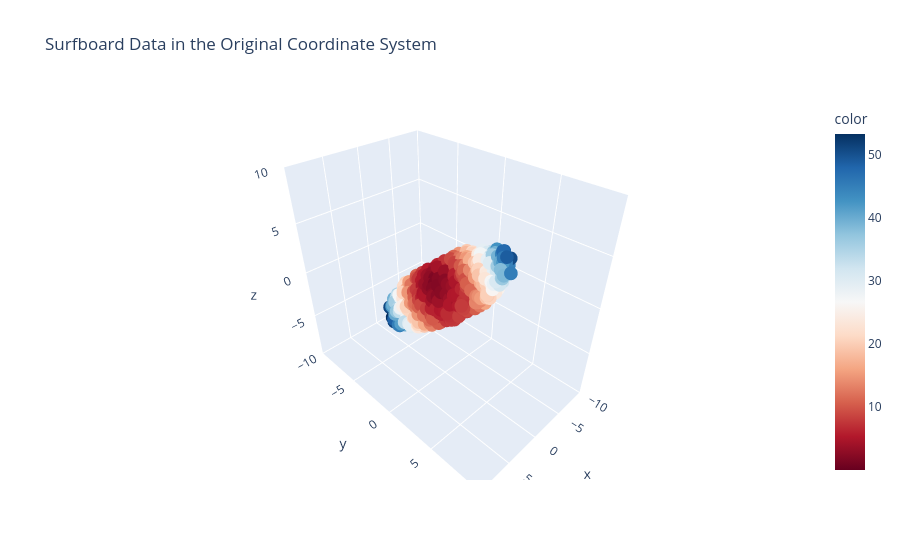

Notebook cell for this chart:
### Code cell
fig = px.scatter_3d(
    colorize_surfboard_data(surfboard),
    x="x",
    y="y",
    z="z",
    color="color",
    color_continuous_scale="RdBu",
    range_x=[-10, 10],
    range_y=[-10, 10],
    range_z=[-10, 10],
    title="Surfboard Data in the Original Coordinate System"
)

fig.show()

### Figure 1 — Plotly figure (JSON) as saved in the notebook; plotly's stock layout.template omitted (floating-point values rounded to 4 significant figures; data arrays with more than 128 entries replaced by an {"elided": "..."} marker saying what was removed)
{"data": [{"hovertemplate": "x=%{x}<br>y=%{y}<br>z=%{z}<br>color=%{marker.color}<extra></extra>", "legendgroup": "", "marker": {"color": {"elided": "1000 float values"}, "coloraxis": "coloraxis", "symbol": "circle"}, "mode": "markers", "name": "", "scene": "scene", "showlegend": false, "type": "scatter3d", "x": {"elided": "1000 float values"}, "y": {"elided": "1000 float values"}, "z": {"elided": "1000 float values"}}], "layout": {"coloraxis": {"colorbar": {"title": {"text": "color"}}, "colorscale": [[0.0, "rgb(103,0,31)"], [0.1, "rgb(178,24,43)"], [0.2, "rgb(214,96,77)"], [0.3, "rgb(244,165,130)"], [0.4, "rgb(253,219,199)"], [0.5, "rgb(247,247,247)"], [0.6, "rgb(209,229,240)"], [0.7, "rgb(146,197,222)"], [0.8, "rgb(67,147,195)"], [0.9, "rgb(33,102,172)"], [1.0, "rgb(5,48,97)"]]}, "legend": {"tracegroupgap": 0}, "scene": {"domain": {"x": [0.0, 1.0], "y": [0.0, 1.0]}, "xaxis": {"range": [-10, 10], "title": {"text": "x"}}, "yaxis": {"range": [-10, 10], "title": {"text": "y"}}, "zaxis": {"range": [-10, 10], "title": {"text": "z"}}}, "title": {"text": "Surfboard Data in the Original Coordinate System"}}}
